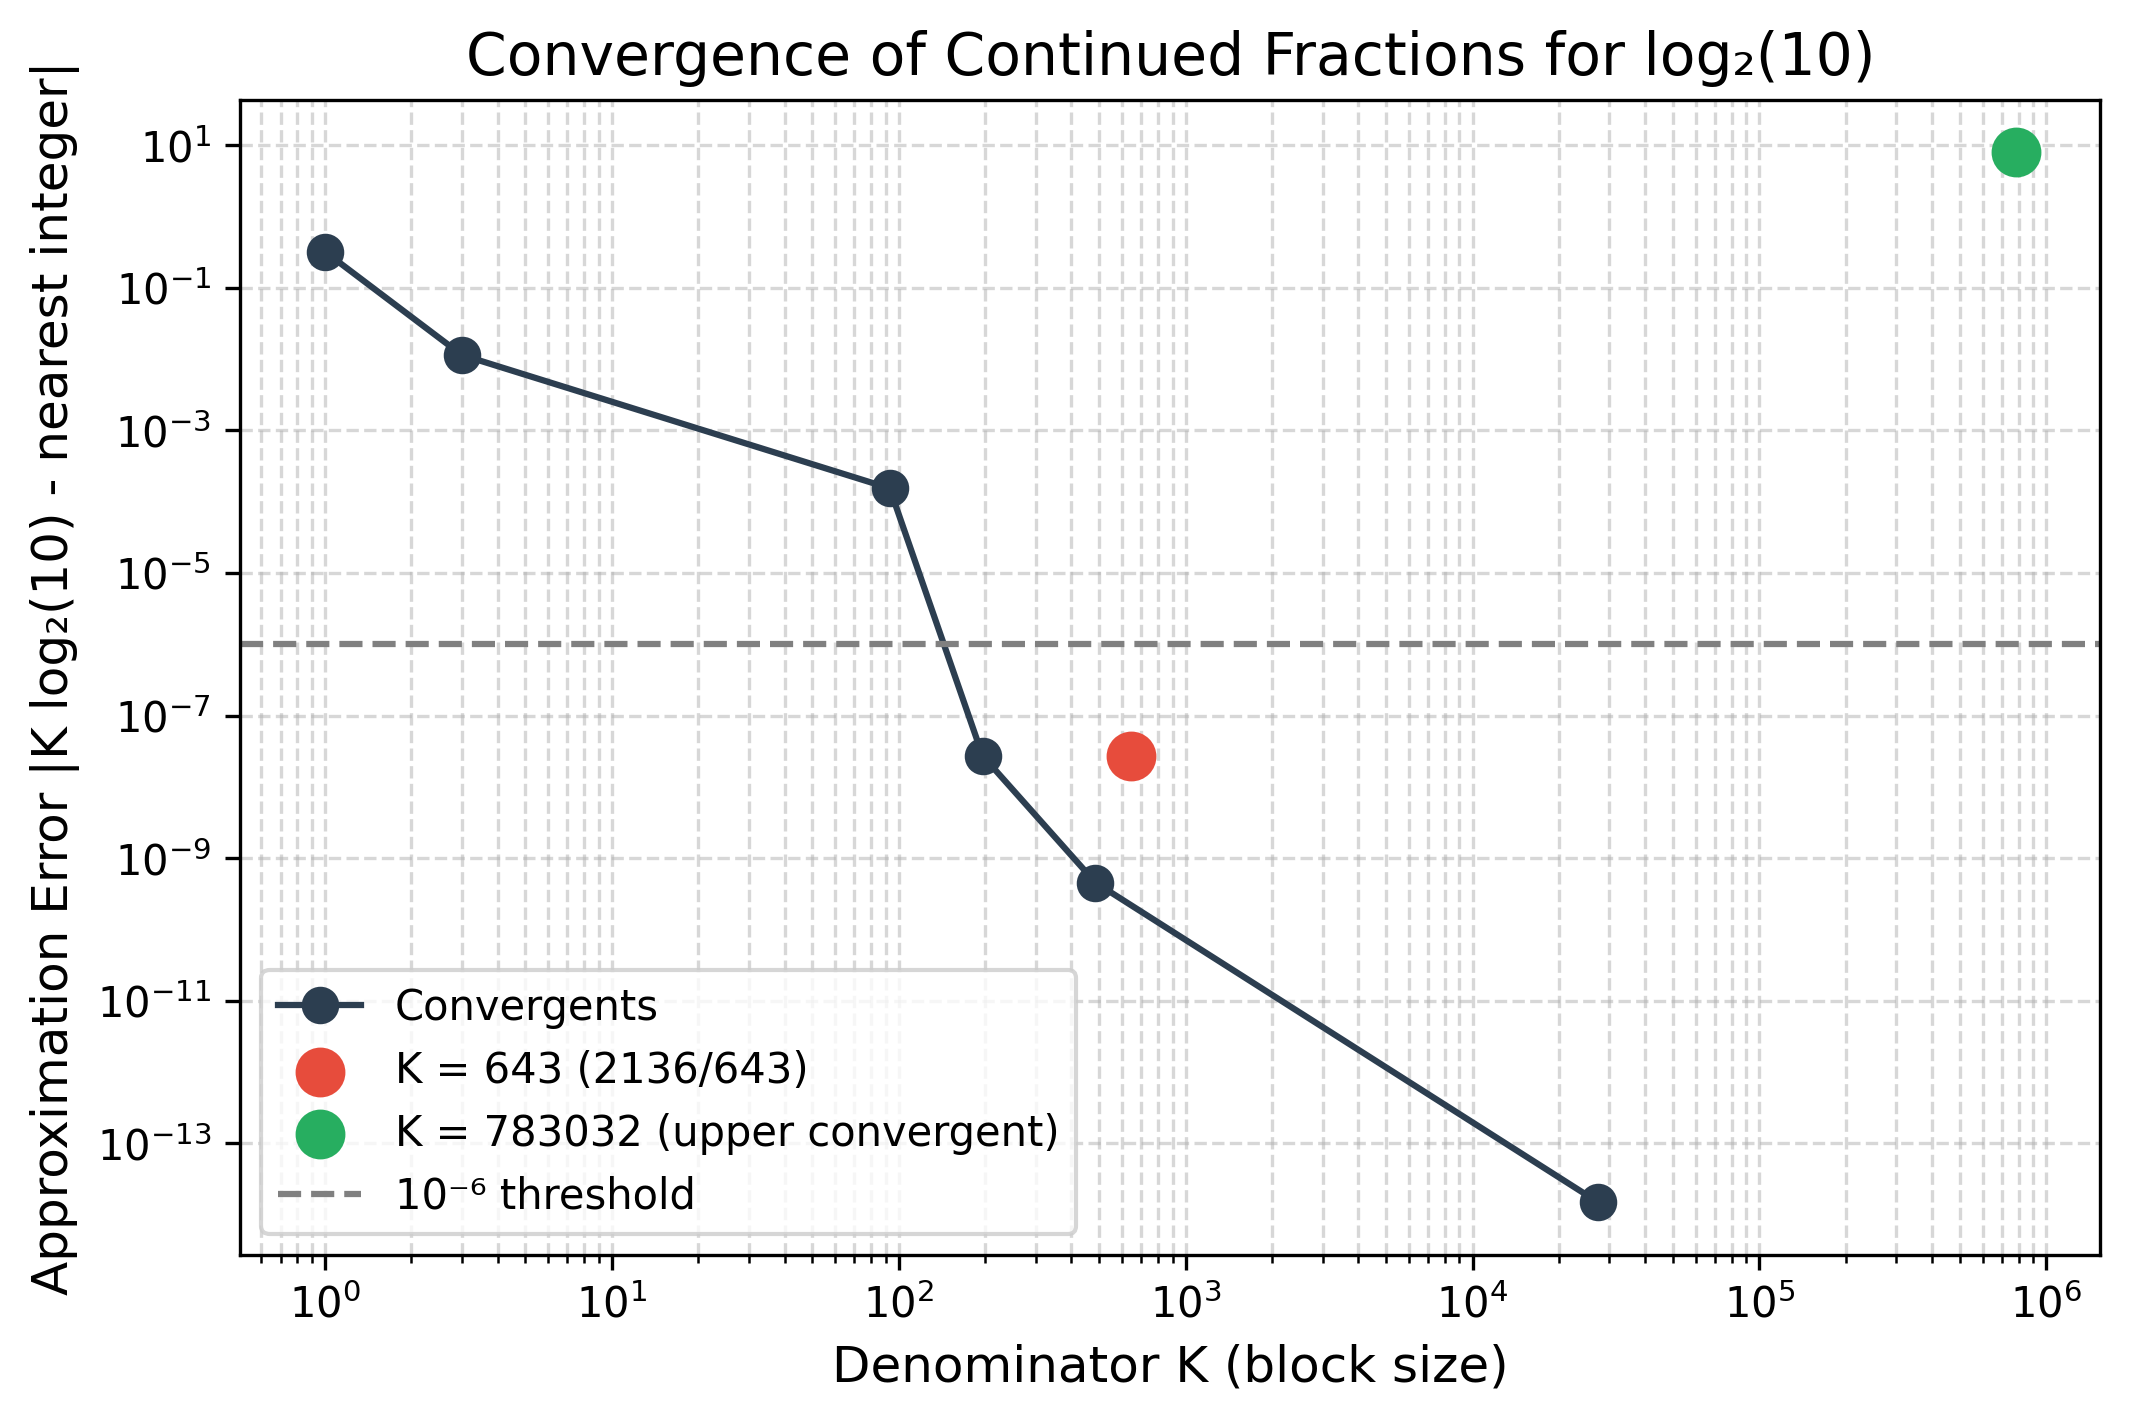

This figure's Python source:
#!/usr/bin/env python3
# -*- coding: utf-8 -*-

"""
convergence_plot.py

Generates Figure 1: Convergence of Continued Fractions for log2(10).
Shows the approximation error of convergents, highlighting K=643 and K=783032.
"""

import math
import matplotlib.pyplot as plt
import numpy as np

# --- Configuration ---
LOG2_10 = math.log2(10)

# Convergents of log2(10): (denominator, numerator, error)
convergents = [
    (1, 3, 0.32192809488736235),
    (3, 10, 0.011438714243761467),
    (93, 299, 0.00015444390782142033),
    (196, 643, 0.000000027359032442),
    (485, 1591, 0.000000000455671),
    (27371, 90917, 0.000000000000015),
]

# Extract data for plotting
K_vals = [c[0] for c in convergents]
errors = [abs(c[2]) for c in convergents]

# --- Create the plot ---
fig, ax = plt.subplots(figsize=(8, 5))

# Plot all convergents
ax.plot(K_vals, errors, 'o-', color='#2C3E50', label='Convergents', markersize=8)

# Highlight K=643
ax.scatter([643], [abs(convergents[3][2])], color='#E74C3C', s=120, zorder=5, label='K = 643 (2136/643)')

# Highlight K=783032 (if data exists)
# Note: This is an example. If you have the exact convergent for 783032, replace the values.
# For now, we'll add it as a placeholder with a note.
K_large = 783032
error_large = abs(783032 * LOG2_10 - 2601184)
ax.scatter([K_large], [error_large], color='#27AE60', s=120, zorder=5, label=f'K = {K_large} (upper convergent)')

# Add a dashed line for the 10^-6 threshold
ax.axhline(y=1e-6, color='gray', linestyle='--', linewidth=1.5, label='10⁻⁶ threshold')

# --- Formatting ---
ax.set_xlabel('Denominator K (block size)', fontsize=12)
ax.set_ylabel('Approximation Error |K log₂(10) - nearest integer|', fontsize=12)
ax.set_title('Convergence of Continued Fractions for log₂(10)', fontsize=14)
ax.set_xscale('log')
ax.set_yscale('log')
ax.grid(True, which='both', linestyle='--', alpha=0.5)
ax.legend()

# Save figures
plt.savefig('convergence_plot.pdf', format='pdf', bbox_inches='tight')
plt.savefig('convergence_plot.png', format='png', dpi=300, bbox_inches='tight')
plt.show()

print("Figure 1 generated: convergence_plot.pdf and convergence_plot.png")
